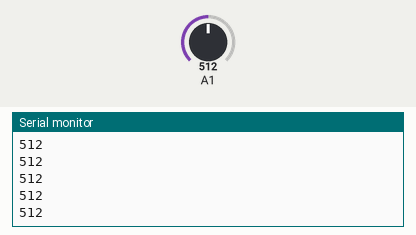
A sketch run on a simulated Arduino Uno, built with avr-gcc and run on an emulated ATmega328P. On the bench: the last lines printed to the serial monitor. The test bench sets the inputs (shaded band); at power-on: A1 = 512.

Above: at 1.2 s.
1.3 s: A1 set to 716
At 1.32 s:
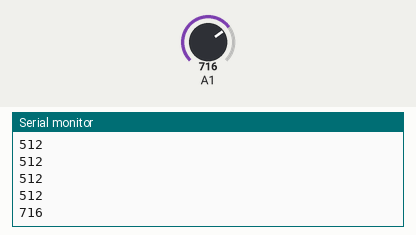
2.8 s: A1 set to 900
At 2.83 s:
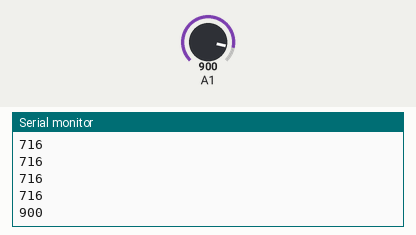
Timing chart, 0 to 5.8 s (numbered marks = the images above; inputs shaded):
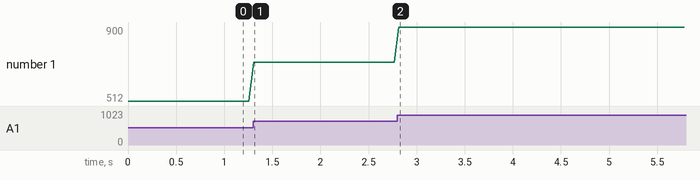

Measured:
- after the input at 1.3 s, the serial monitor: prints a new line at once (image 1)
- after the input at 2.8 s, the serial monitor: prints a new line at once (image 2)
- plotted number 1: 512 → 716 after the input at 1.3 s, 716 → 900 after the input at 2.8 s

The sketch:

week11.ino
```cpp
void setup() {
  Serial.begin(9600);
}

void loop() {
  int sensorValue = analogRead(A1); // 0–1023
  Serial.println(sensorValue);             // send to p5.js
  delay(50);
}
```
